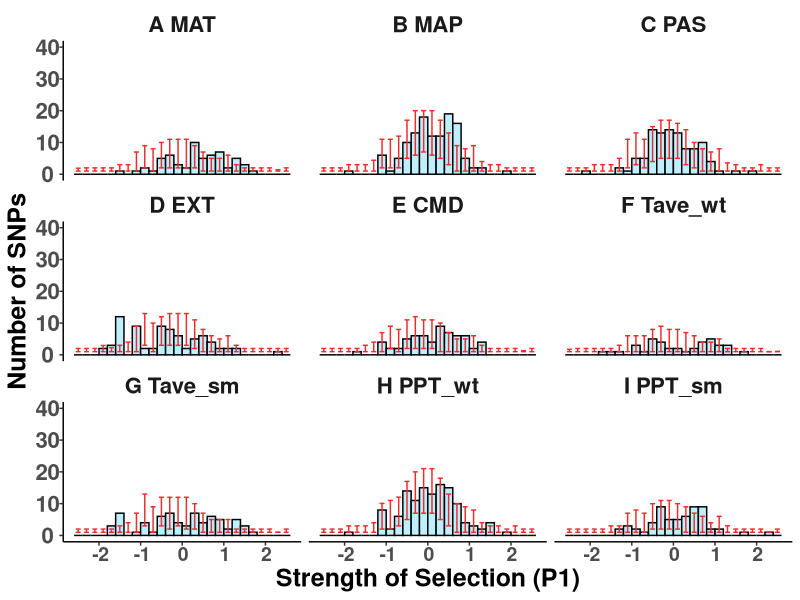
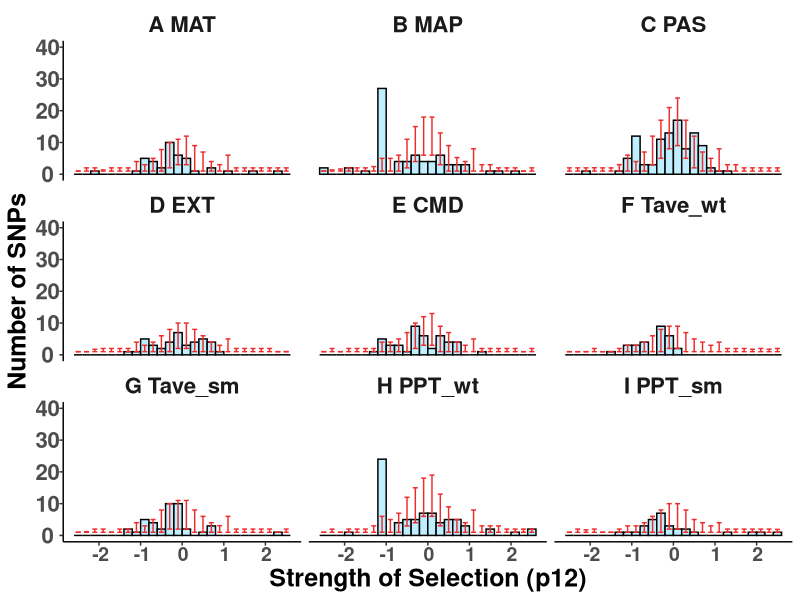
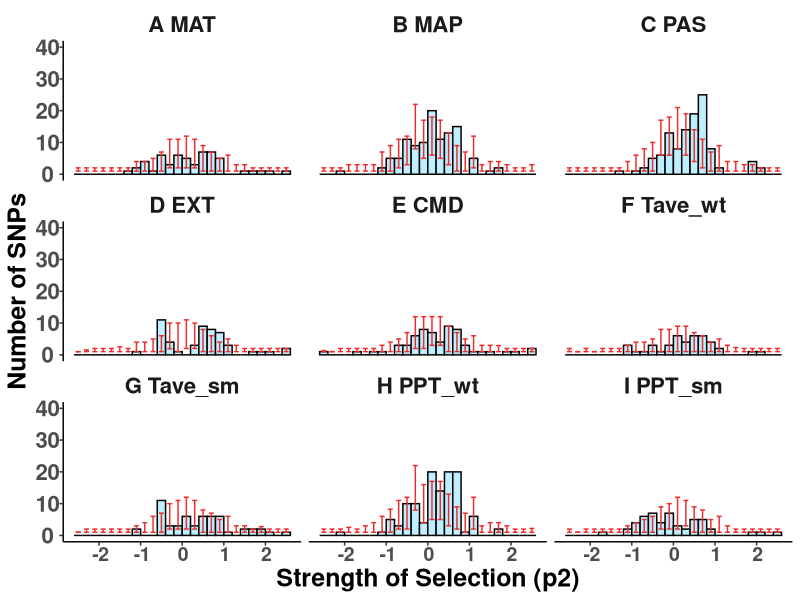
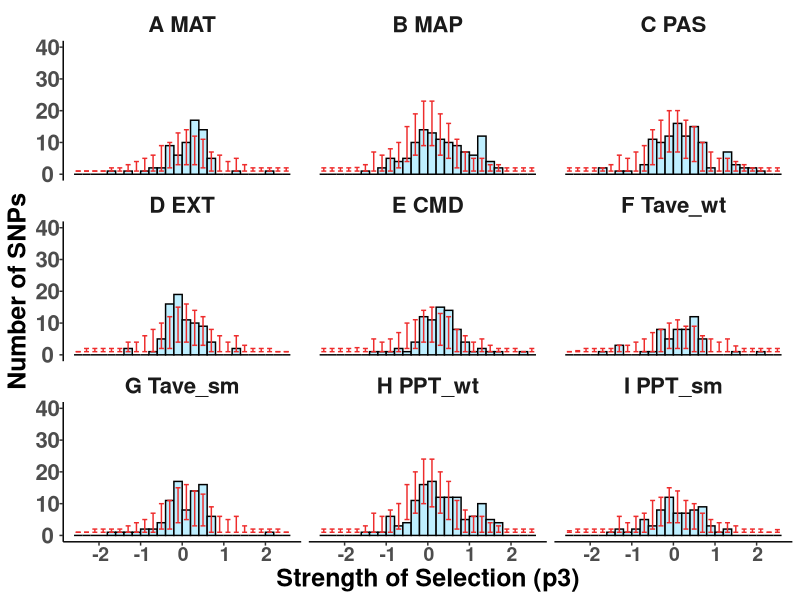
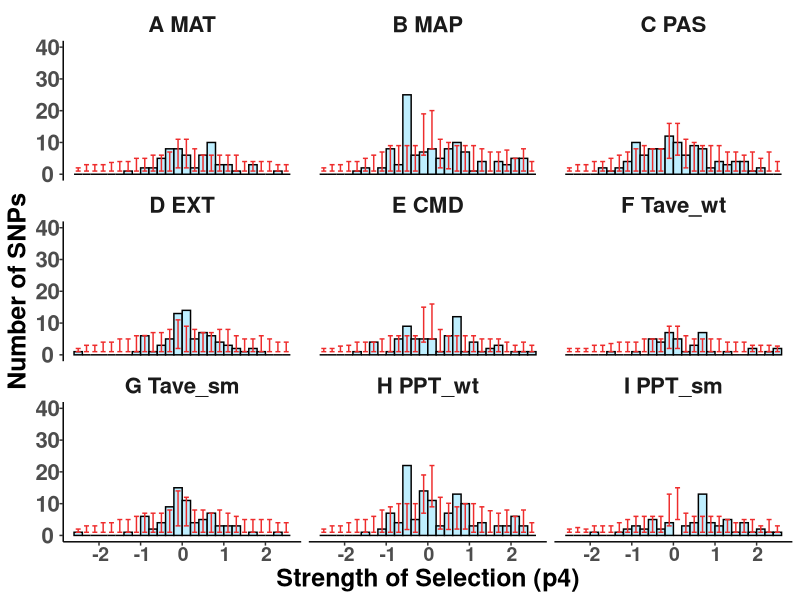
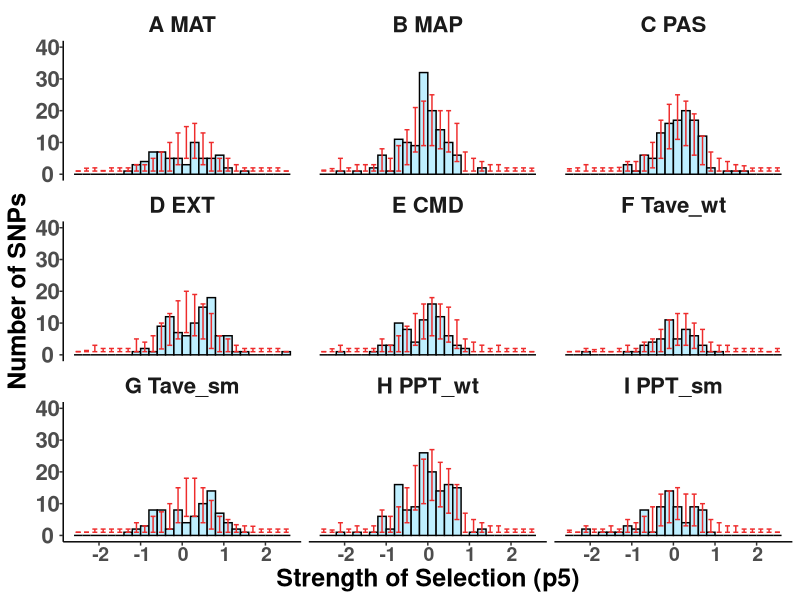
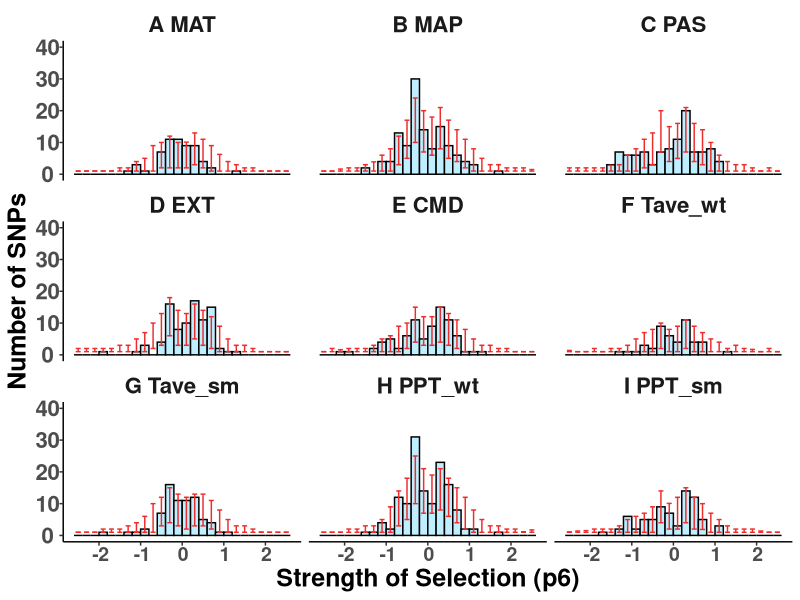
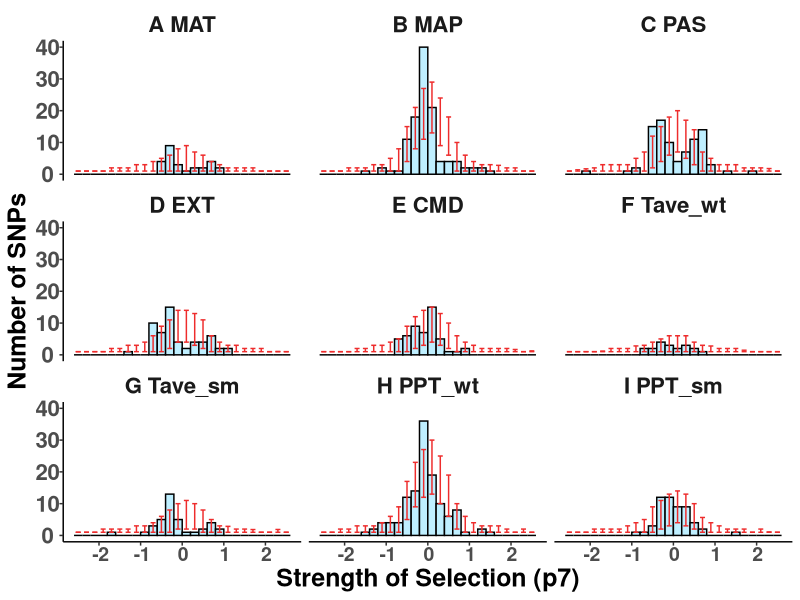

These charts were generated, in order, by the following R code:
##################################################################################
## Generate input for strength of selection graphs
## Processing for both observation and permuted CI
## Author Daniel Anstett
## 
## Modified from https://jkzorz.github.io/2020/05/17/Error-bars.html
## Last Modified May 17, 2022
###################################################################################
#Function

theme_ci <- function(){ 
  theme_classic() %+replace%    #replace elements we want to change
    theme(axis.text.x = element_text(size = 14, face = "bold", angle = 0,hjust = 0.4, vjust = 0.7), 
          axis.title = element_text(size = 18, face = "bold"), 
          axis.text.y = element_text(size = 16, face = "bold"),
          strip.background = element_blank(),strip.text.x = element_text(size = 16, face = "bold"))
}



###################################################################################
#Import libraries
library(tidyverse)

#Import files
env_obs_ci <- read_csv("data/obs_ci_env.csv")  %>% filter(S <= 2.5 & S>= -2.5) 


###################################################################################
## Histogram graphs with CI
###################################################################################

# p1
mat_p1_hist <- ggplot(env_obs_ci,aes(x=S,y=p1,ymin=p1_low,ymax=p1_up))+
  geom_bar(colour = "black", stat = "identity", width = 0.2, fill = "lightblue1")+
  geom_errorbar(colour = "firebrick2", stat = "identity", width = 0.12) +
  labs(x = "Strength of Selection (P1)", y = "Number of SNPs") +
  scale_y_continuous(limits=c(0,40))+ theme_ci() + facet_wrap(.~env)
mat_p1_hist 
ggsave("graphs/slopes_CI_2.5/01_slope_ci_p1.pdf",width=12, height = 8, units = "in")

# p12
mat_p12_hist <- ggplot(env_obs_ci,aes(x=S,y=p12,ymin=p12_low,ymax=p12_up))+
  geom_bar(colour = "black", stat = "identity", width = 0.2, fill = "lightblue1")+
  geom_errorbar(colour = "firebrick2", stat = "identity", width = 0.12) +
  labs(x = "Strength of Selection (p12)", y = "Number of SNPs") +
  scale_y_continuous(limits=c(0,40))+ theme_ci() + facet_wrap(.~env)
mat_p12_hist 
ggsave("graphs/slopes_CI_2.5/02_slope_ci_p12.pdf",width=12, height = 8, units = "in")


# p2
mat_p2_hist <- ggplot(env_obs_ci,aes(x=S,y=p2,ymin=p2_low,ymax=p2_up))+
  geom_bar(colour = "black", stat = "identity", width = 0.2, fill = "lightblue1")+
  geom_errorbar(colour = "firebrick2", stat = "identity", width = 0.12) +
  labs(x = "Strength of Selection (p2)", y = "Number of SNPs") +
  scale_y_continuous(limits=c(0,40))+ theme_ci() + facet_wrap(.~env)
mat_p2_hist 
ggsave("graphs/slopes_CI_2.5/03_slope_ci_p2.pdf",width=12, height = 8, units = "in")

# p3
mat_p3_hist <- ggplot(env_obs_ci,aes(x=S,y=p3,ymin=p3_low,ymax=p3_up))+
  geom_bar(colour = "black", stat = "identity", width = 0.2, fill = "lightblue1")+
  geom_errorbar(colour = "firebrick2", stat = "identity", width = 0.12) +
  labs(x = "Strength of Selection (p3)", y = "Number of SNPs") +
  scale_y_continuous(limits=c(0,40))+ theme_ci() + facet_wrap(.~env)
mat_p3_hist 
ggsave("graphs/slopes_CI_2.5/04_slope_ci_p3.pdf",width=12, height = 8, units = "in")

# p4
mat_p4_hist <- ggplot(env_obs_ci,aes(x=S,y=p4,ymin=p4_low,ymax=p4_up))+
  geom_bar(colour = "black", stat = "identity", width = 0.2, fill = "lightblue1")+
  geom_errorbar(colour = "firebrick2", stat = "identity", width = 0.12) +
  labs(x = "Strength of Selection (p4)", y = "Number of SNPs") +
  scale_y_continuous(limits=c(0,40))+ theme_ci() + facet_wrap(.~env)
mat_p4_hist 
ggsave("graphs/slopes_CI_2.5/05_slope_ci_p4.pdf",width=12, height = 8, units = "in")

# p5
mat_p5_hist <- ggplot(env_obs_ci,aes(x=S,y=p5,ymin=p5_low,ymax=p5_up))+
  geom_bar(colour = "black", stat = "identity", width = 0.2, fill = "lightblue1")+
  geom_errorbar(colour = "firebrick2", stat = "identity", width = 0.12) +
  labs(x = "Strength of Selection (p5)", y = "Number of SNPs") +
  scale_y_continuous(limits=c(0,40))+ theme_ci() + facet_wrap(.~env)
mat_p5_hist 
ggsave("graphs/slopes_CI_2.5/06_slope_ci_p5.pdf",width=12, height = 8, units = "in")

# p6
mat_p6_hist <- ggplot(env_obs_ci,aes(x=S,y=p6,ymin=p6_low,ymax=p6_up))+
  geom_bar(colour = "black", stat = "identity", width = 0.2, fill = "lightblue1")+
  geom_errorbar(colour = "firebrick2", stat = "identity", width = 0.12) +
  labs(x = "Strength of Selection (p6)", y = "Number of SNPs") +
  scale_y_continuous(limits=c(0,40))+ theme_ci() + facet_wrap(.~env)
mat_p6_hist 
ggsave("graphs/slopes_CI_2.5/07_slope_ci_p6.pdf",width=12, height = 8, units = "in")

# p7
mat_p7_hist <- ggplot(env_obs_ci,aes(x=S,y=p7,ymin=p7_low,ymax=p7_up))+
  geom_bar(colour = "black", stat = "identity", width = 0.2, fill = "lightblue1")+
  geom_errorbar(colour = "firebrick2", stat = "identity", width = 0.12) +
  labs(x = "Strength of Selection (p7)", y = "Number of SNPs") +
  scale_y_continuous(limits=c(0,40))+ theme_ci() + facet_wrap(.~env)
mat_p7_hist 
ggsave("graphs/slopes_CI_2.5/08_slope_ci_p7.pdf",width=12, height = 8, units = "in")

# p8
mat_p8_hist <- ggplot(env_obs_ci,aes(x=S,y=p8,ymin=p8_low,ymax=p8_up))+
  geom_bar(colour = "black", stat = "identity", width = 0.2, fill = "lightblue1")+
  geom_errorbar(colour = "firebrick2", stat = "identity", width = 0.12) +
  labs(x = "Strength of Selection (p8)", y = "Number of SNPs") +
  scale_y_continuous(limits=c(0,40))+ theme_ci() + facet_wrap(.~env)
mat_p8_hist 
ggsave("graphs/slopes_CI_2.5/09_slope_ci_p8.pdf",width=12, height = 8, units = "in")

# p9
mat_p9_hist <- ggplot(env_obs_ci,aes(x=S,y=p9,ymin=p9_low,ymax=p9_up))+
  geom_bar(colour = "black", stat = "identity", width = 0.2, fill = "lightblue1")+
  geom_errorbar(colour = "firebrick2", stat = "identity", width = 0.12) +
  labs(x = "Strength of Selection (p9)", y = "Number of SNPs") +
  scale_y_continuous(limits=c(0,40))+ theme_ci() + facet_wrap(.~env)
mat_p9_hist 
ggsave("graphs/slopes_CI_2.5/10_slope_ci_p9.pdf",width=12, height = 8, units = "in")

# p10
mat_p10_hist <- ggplot(env_obs_ci,aes(x=S,y=p10,ymin=p10_low,ymax=p10_up))+
  geom_bar(colour = "black", stat = "identity", width = 0.2, fill = "lightblue1")+
  geom_errorbar(colour = "firebrick2", stat = "identity", width = 0.12) +
  labs(x = "Strength of Selection (p10)", y = "Number of SNPs") +
  scale_y_continuous(limits=c(0,40))+ theme_ci() + facet_wrap(.~env)
mat_p10_hist 
ggsave("graphs/slopes_CI_2.5/11_slope_ci_p10.pdf",width=12, height = 8, units = "in")

# p11
mat_p11_hist <- ggplot(env_obs_ci,aes(x=S,y=p11,ymin=p11_low,ymax=p11_up))+
  geom_bar(colour = "black", stat = "identity", width = 0.2, fill = "lightblue1")+
  geom_errorbar(colour = "firebrick2", stat = "identity", width = 0.12) +
  labs(x = "Strength of Selection (p11)", y = "Number of SNPs") +
  scale_y_continuous(limits=c(0,40))+ theme_ci() + facet_wrap(.~env)
mat_p11_hist 
ggsave("graphs/slopes_CI_2.5/12_slope_ci_p11.pdf",width=12, height = 8, units = "in")






